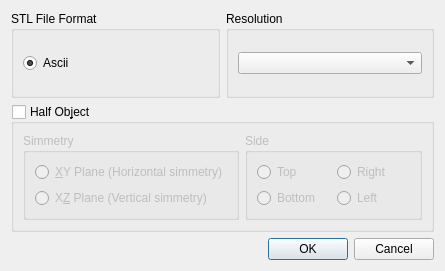
<?xml version="1.0" encoding="UTF-8"?>
<ui version="4.0">
 <class>ExportStl</class>
 <widget class="QDialog" name="ExportStl">
  <property name="geometry">
   <rect>
    <x>0</x>
    <y>0</y>
    <width>445</width>
    <height>271</height>
   </rect>
  </property>
  <property name="windowTitle">
   <string>STL Export</string>
  </property>
  <layout class="QGridLayout" name="gridLayout">
   <item row="0" column="0">
    <widget class="QGroupBox" name="GB_FileFormat">
     <property name="title">
      <string>STL File Format</string>
     </property>
     <layout class="QVBoxLayout" name="verticalLayout_3">
      <item>
       <widget class="QRadioButton" name="RB_AsciiFormat">
        <property name="text">
         <string>Ascii</string>
        </property>
        <property name="checked">
         <bool>true</bool>
        </property>
       </widget>
      </item>
     </layout>
    </widget>
   </item>
   <item row="0" column="1">
    <widget class="QGroupBox" name="groupBox">
     <property name="title">
      <string>Resolution</string>
     </property>
     <layout class="QVBoxLayout" name="verticalLayout_4">
      <item>
       <widget class="QComboBox" name="CB_STLResolution"/>
      </item>
     </layout>
    </widget>
   </item>
   <item row="1" column="0" colspan="2">
    <widget class="QGroupBox" name="GB_HalfObject">
     <property name="title">
      <string>Half Ob&amp;ject</string>
     </property>
     <property name="checkable">
      <bool>true</bool>
     </property>
     <property name="checked">
      <bool>false</bool>
     </property>
     <layout class="QHBoxLayout" name="horizontalLayout">
      <item>
       <widget class="QGroupBox" name="GB_Simmetry">
        <property name="title">
         <string>Simmetry</string>
        </property>
        <layout class="QVBoxLayout" name="verticalLayout_2">
         <item>
          <widget class="QRadioButton" name="RB_XYPlane">
           <property name="text">
            <string>&amp;XY Plane (Horizontal simmetry)</string>
           </property>
          </widget>
         </item>
         <item>
          <widget class="QRadioButton" name="RB_XZPlane">
           <property name="text">
            <string>X&amp;Z Plane (Vertical simmetry)</string>
           </property>
          </widget>
         </item>
        </layout>
       </widget>
      </item>
      <item>
       <widget class="QGroupBox" name="GB_Side">
        <property name="title">
         <string>Side</string>
        </property>
        <layout class="QGridLayout" name="gridLayout_2">
         <item row="0" column="0">
          <widget class="QRadioButton" name="RB_TopSim">
           <property name="text">
            <string>Top</string>
           </property>
          </widget>
         </item>
         <item row="0" column="1">
          <widget class="QRadioButton" name="RB_RightSim">
           <property name="text">
            <string>Right</string>
           </property>
          </widget>
         </item>
         <item row="1" column="0">
          <widget class="QRadioButton" name="RB_BottomSim">
           <property name="text">
            <string>Bottom</string>
           </property>
          </widget>
         </item>
         <item row="1" column="1">
          <widget class="QRadioButton" name="RB_LeftSim">
           <property name="text">
            <string>Left</string>
           </property>
          </widget>
         </item>
        </layout>
       </widget>
      </item>
     </layout>
    </widget>
   </item>
   <item row="2" column="0" colspan="2">
    <widget class="QDialogButtonBox" name="buttonBox">
     <property name="orientation">
      <enum>Qt::Horizontal</enum>
     </property>
     <property name="standardButtons">
      <set>QDialogButtonBox::Cancel|QDialogButtonBox::Ok</set>
     </property>
    </widget>
   </item>
  </layout>
 </widget>
 <resources/>
 <connections>
  <connection>
   <sender>buttonBox</sender>
   <signal>accepted()</signal>
   <receiver>ExportStl</receiver>
   <slot>accept()</slot>
   <hints>
    <hint type="sourcelabel">
     <x>257</x>
     <y>237</y>
    </hint>
    <hint type="destinationlabel">
     <x>157</x>
     <y>274</y>
    </hint>
   </hints>
  </connection>
  <connection>
   <sender>buttonBox</sender>
   <signal>rejected()</signal>
   <receiver>ExportStl</receiver>
   <slot>reject()</slot>
   <hints>
    <hint type="sourcelabel">
     <x>325</x>
     <y>237</y>
    </hint>
    <hint type="destinationlabel">
     <x>286</x>
     <y>274</y>
    </hint>
   </hints>
  </connection>
 </connections>
</ui>
